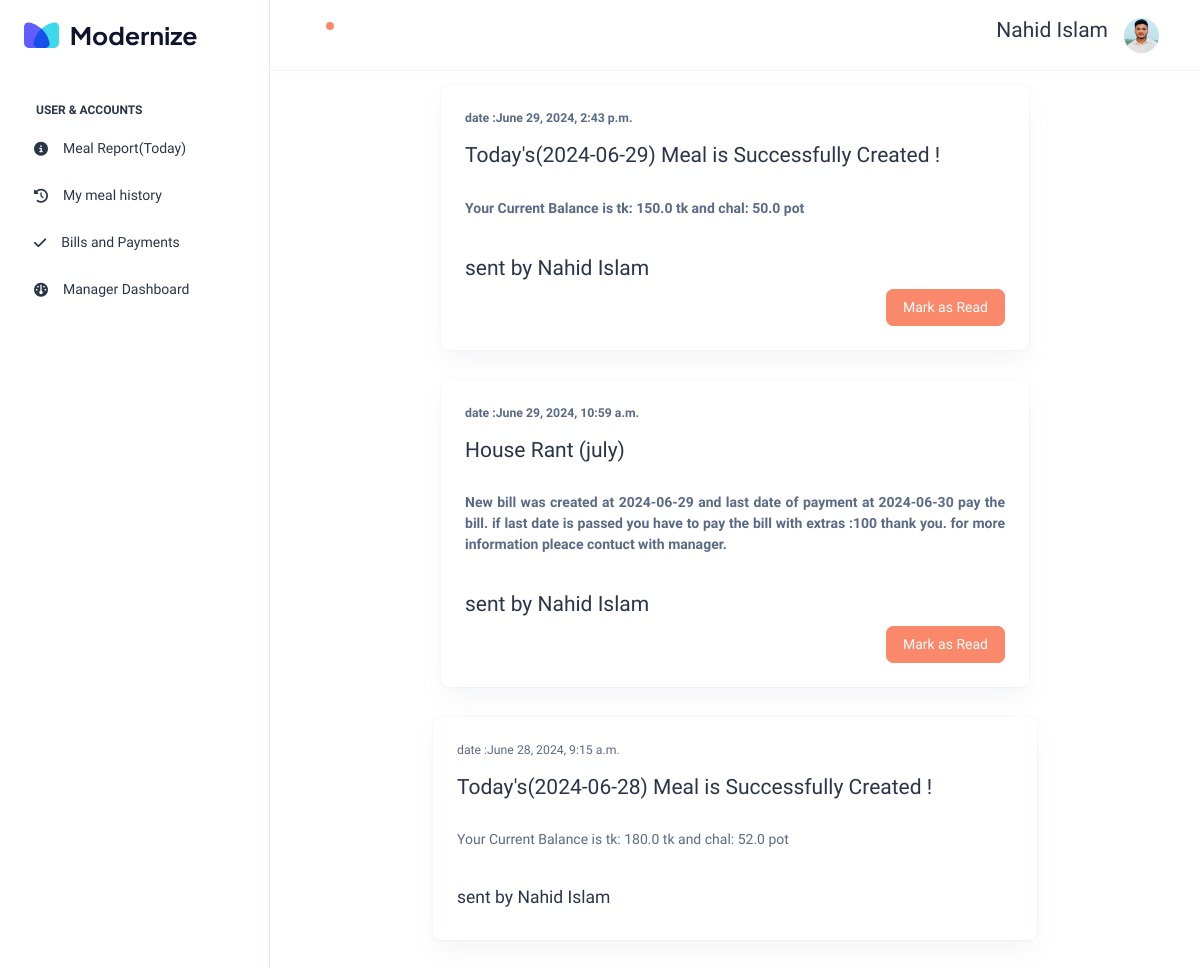
The app's page /notifications/ (signed in) with its own data.
### Accounts/models.py (models this page shows, shortened)
class CustomUser(AbstractUser):
    USER = (
        (1,"H-Controler"),
        (2,"H-Manager"),
        (3,"H-Border"),
    )
    is_email_varified = models.BooleanField(default=False)
    otp = models.CharField(max_length=8)
    otp_created_expired = models.DateTimeField(null=True, blank=True)
    user_type = models.CharField(choices = USER,max_length=50)
    profile_pic = models.ImageField(upload_to="profile_picture")
    able_change_pass = models.BooleanField(default=False)
    tow_factor_authentication = models.BooleanField(default=False)
    active_status = models.BooleanField(default=True)
    S =  models.BooleanField(default=True)
    D =  models.BooleanField(default=True)
    R =  models.BooleanField(default=True)
    manager_status = models.BooleanField(default=False) ### Manager Status
    workd_place = models.CharField(max_length=250, null=True, blank=True)
    study_at = models.CharField(max_length=250, null=True, blank=True)
    adress = models.CharField(max_length=250, null=True, blank=True)
    location = models.CharField(max_length=100, null=True, blank=True)
    phone_number = models.CharField(max_length=15, null=True, blank=True)

class HoltelManager(models.Model):
    users = models.ForeignKey(CustomUser, on_delete=models.CASCADE)
    admin = models.ForeignKey(HoltelUser, on_delete=models.CASCADE)
    location = models.CharField(max_length=100, null=True, blank=True)
    phone_number = models.CharField(max_length=15, null=True, blank=True)
    start_date = models.DateField(null=True, blank=True)
    end_date = models.DateField(null=True, blank=True)
    created_at = models.DateTimeField(auto_now_add=True,null=True, blank=True)
    update_date = models.DateTimeField(auto_now=True,null=True, blank=True)

### management/models.py (models this page shows)
class Notification(models.Model):
    recever = models.ForeignKey(CustomUser, on_delete= models.CASCADE)
    subject = models.CharField(max_length=250)
    discription = models.TextField(null=True, blank= True)
    sent_by = models.ForeignKey(HoltelManager, on_delete=models.DO_NOTHING)
    created_at = models.DateTimeField(auto_now_add=True)
    Updated_at = models.DateField(auto_now = True)
    seen_status = models.BooleanField(default=False)

### Publics/views.py (the view, shortened to what this page needs)
# urls.py: path('notifications/', ViewmyNotification.as_view(), name = "notifications" ),
class ViewmyNotification(View):
    def get(self, request):
        user = request.user
        notificationslist = Notification.objects.filter(recever = user).order_by('-created_at')
        count = notificationslist.count()
        if count>50:
            notificationslist = notificationslist[0:50]
        cp = {
            "notificationslist":notificationslist
        }
        return render(request,'Public/notification.html', context=cp)

### Publics/context.py (called while the page is built)
def notification(request):
    try:
        user = request.user
        notification = Notification.objects.filter(recever = user, seen_status = False).count()
    except:
        notification = 0
    return {'nn':notification}

### templates/Public/notification.html (shortened to what this page needs)
{% extends 'base_template.html' %}
{% block content %}
{% if notificationslist %}
<div class="row">
    {% for note in notificationslist %}
    {% if note.seen_status == False %}
    <b>
    <div class="col-8 me-auto ms-auto p-4 card rounded">
        <small>date :{{note.created_at}}</small>
        <h4 class="mt-3">{{note.subject}}</h4>
        <br>
        <p style="text-align: justify;">{{note.discription}}</p>
        <br>
        <h4>sent by {{note.sent_by.users.first_name}} {{note.sent_by.users.last_name}}</h4>
        <form action="{% url 'notifications' %}" method="post" style="display: inline-block; margin-left: auto;">
            <button class="btn btn-danger" type="submit"> Mark as Read</button>
        </form>
    </div>
    </b>
    {% else %}
    <div class="col-8 me-auto ms-auto p-4 card rounded">
        <small>date :{{note.created_at}}</small>
        <h4 class="mt-3">{{note.subject}}</h4>
        <br>
        <p style="text-align: justify;">{{note.discription}}</p>
        <br>
        <h5>sent by {{note.sent_by.users.first_name}} {{note.sent_by.users.last_name}}</h5>
    </div>
    {% endif %}
    {% endfor %}
</div>
{% else %}
<h1>You don't have any notification yet !</h1>
{% endif %}
{% endblock content %}

### templates/includes/header.html (shortened to what this page needs)
      <header class="app-header border-bottom">
        <nav class="navbar navbar-expand-lg navbar-light">
          <ul class="navbar-nav">
            {% if nn > 0 %}
            <li class="nav-item">
                <a class="nav-link nav-icon-hover" href="/notifications/">
                  <i class="ti ti-bell-ringing"></i>
                  <div class="notification bg-danger rounded-circle"></div>
                </a>
            </li>
            {% else %}
            <li class="nav-item">
              <a class="nav-link nav-icon-hover" href="/notifications/">
                <i class="ti ti-bell-ringing"></i>
              </a>
          </li>
            {% endif %}
          </ul>
          <div class="navbar-collapse justify-content-end px-0" id="navbarNav">
            <ul class="navbar-nav flex-row ms-auto align-items-center justify-content-end">
              <h4>{{user.first_name}} {{user.last_name}}</h4>
              <li class="nav-item dropdown">
                <a class="nav-link nav-icon-hover" href="javascript:void(0)" id="drop2" data-bs-toggle="dropdown"
                  aria-expanded="false">
                  {% if user.profile_pic %}
                  <img src="{{user.profile_pic.url}}" alt="" width="35" height="35" class="rounded-circle">
                  {% else %}
                  <img src="/static/users.png" alt="" width="35" height="35" class="rounded-circle">
                  {% endif %}
                </a>
              </li>
            </ul>
          </div>
        </nav>
      </header>

### records on screen
CustomUser: first_name "Nahid", last_name "Islam", profile_pic (picture)
Notification: created_at "June 29, 2024, 2:43 p.m.", subject "Today's(2024-06-29) Meal is Successfully Created !", discription "Your Current Balance is tk: 150.0 tk and chal: 50.0 pot", sent_by.users.first_name "Nahid", sent_by.users.last_name "Islam"
Notification: created_at "June 29, 2024, 10:59 a.m.", subject "House Rant (july)", discription "New bill was created at 2024-06-29 and last date of payment at 2024-06-30 pay the bill. if last date is passed you have to pay the bill with extras :100 thank you. for more information pleace contuct with manager.", sent_by.users.first_name "Nahid", sent_by.users.last_name "Islam"
Notification: created_at "June 28, 2024, 9:15 a.m.", subject "Today's(2024-06-28) Meal is Successfully Created !", discription "Your Current Balance is tk: 180.0 tk and chal: 52.0 pot", sent_by.users.first_name "Nahid", sent_by.users.last_name "Islam"
